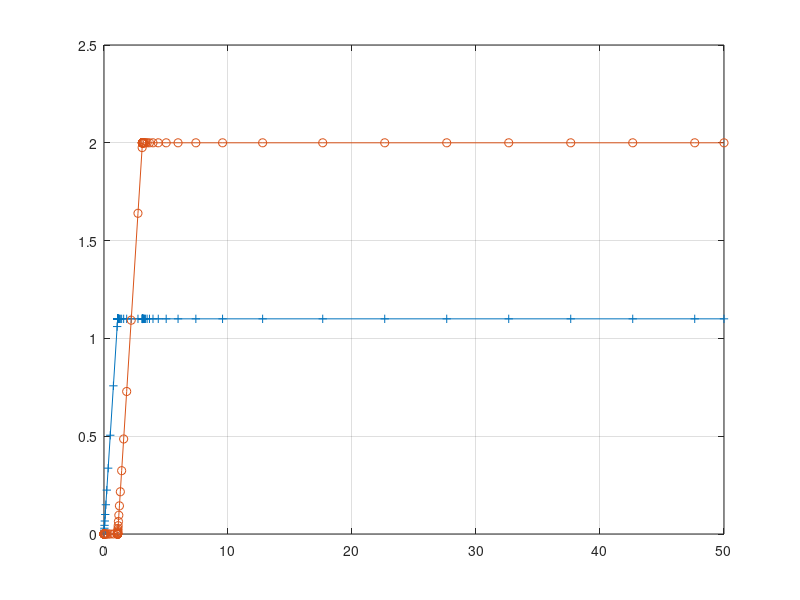

Recreate this plot in MATLAB.
function [t,y]=delay_ode

close all; clc;
tic

rela = 1e-6; abso = 1e-6; tol  = abso*ones(2,1);
opts = odeset('RelTol',rela,'AbsTol',tol,'InitialStep',1e-5);
dat.max(1:2)=[1.1 2];
dat.a=1;
[t,y]=ode23(@myfun,[0 50],[0;0],opts,dat);

plot(t,y(:,1),'+-',t,y(:,2),'o-'); grid on

toc 

return
end

function dydt = myfun(time,y,dat)

dydt = zeros(length(y),1);

if y(1)<dat.max(1)
    dydt(1) = dat.a;
end
if y(2)<dat.max(2) && y(1)>=dat.max(1)
    dydt(2) = dat.a;
end

return
end
